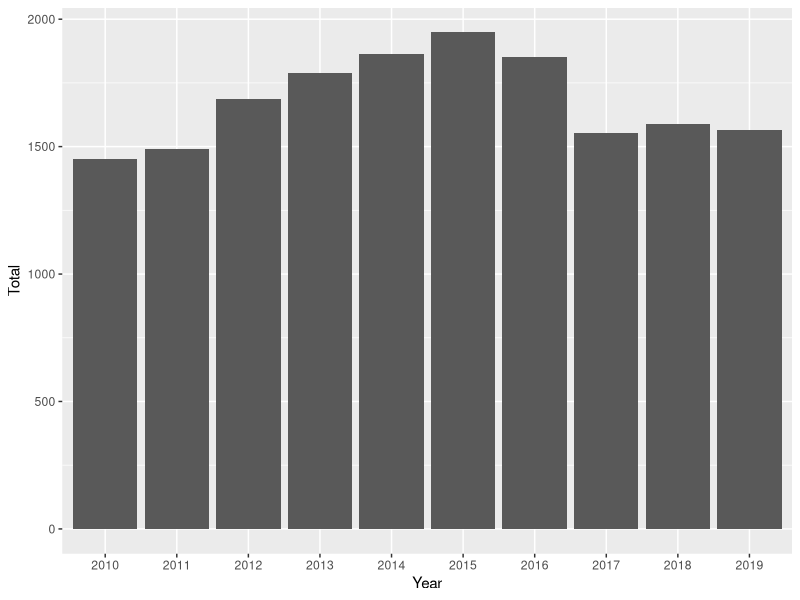

Source code (R):
## ---- chunk 1
library(tidyverse)
## ---- chunk 2
crime <- read.csv("data/Data_Tables_Criminal_Incidents_Visualisation_Year_Ending_December_2019.csv")

crime_tidy <- crime %>%
  filter(Offence.Division == "C Drug offences") %>%
  select(Year, Offence.Division, Incidents.Recorded)%>%
  mutate(Incidents.Recorded = as.numeric(Incidents.Recorded))%>%
  mutate(Year = as.factor(Year))%>%
  group_by(Year)%>%
  summarise(Total =sum(Incidents.Recorded, na.rm = TRUE))

ggplot(crime_tidy,
       aes(Year, Total))+
  geom_col()

